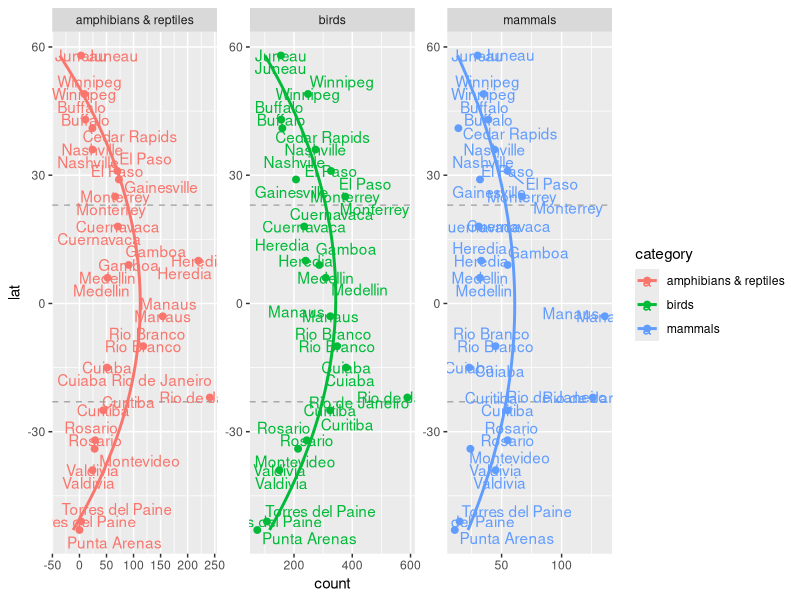

Reproduce this figure in R.
library(tidyverse)
library(ggrepel)
library(here)
data<-read_csv(here("class_sessions","07_patterns_biodiversity_latitudinal","ldg_data.csv"))

# load ggplot2

data_mod<-data %>% pivot_longer(!c(city,lat), names_to = "category", values_to = "count") %>% 
  drop_na(count)



ggplot(data_mod, aes(x=lat, y=count, color=category, label=city)) + 
  geom_point(size=2) +
  geom_vline(xintercept = 23,color="darkgray", linetype="dashed")+
  geom_vline(xintercept = -23,color="darkgray", linetype="dashed")+
  facet_wrap(~category,ncol = 3,scales="free") +
  stat_smooth(method = "lm",
              formula = y ~ poly(x, 2),
              se = FALSE)+
  coord_flip()+
  geom_text(check_overlap = TRUE)+
  geom_text_repel(
    data = data_mod,
    aes(
      x = lat,
      y = count,
      label = city
    ))
# 
# 
# ggplot(data_mod, aes(x=lat, y=count, color=category)) + 
#   geom_point(size=2) +
#   geom_vline(xintercept = 23,color="darkgray", linetype="dashed")+
#   geom_vline(xintercept = -23,color="darkgray", linetype="dashed")+
#   facet_wrap(~category,ncol = 1, scales = "free") +
#   stat_smooth(method = "lm",
#               formula = y ~ poly(x, 2),
#               se = FALSE)+
#   coord_flip()+
#   # geom_text(check_overlap = TRUE)
#   geom_text_repel(
#     data = data_mod,
#     aes(
#       x = lat,
#       y = count,
#       label = city
#     ))
# 



  # geom_smooth(method = lm, formula = y ~ splines::bs(x, 3), se = FALSE)
